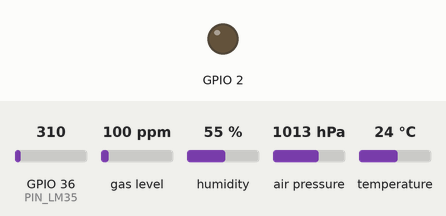
This sketch was run on a simulated ESP32. Shown: output pins drawn as LEDs (lit = HIGH). The inputs (shaded band) are chosen by the test bench; at power-on: GPIO 36 (PIN_LM35) = 310, gas level 100 ppm, humidity 55 %, air pressure 1013 hPa, temperature 24 °C. WiFi joins after 1.5 s; servers stay silent unless stated; uploads are accepted with an empty reply; what the sketch prints to the serial monitor is not drawn.

Above: at 0.0 s.
At 2.6 s:
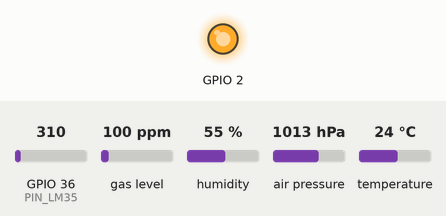
Timing chart, 0 to 4.1 s (numbered marks = the images above):
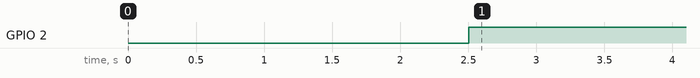

The sketch:

sketch_sep21c__1_.ino
```cpp
#include <WiFi.h>
#include <ArduinoJson.h>
#include <HTTPClient.h>
#include <WiFi.h>  // Utilisation de la librairie WiFi.h

#include <Wire.h>
#include <SPI.h>                                                                                                                                                                                                                                                                                                                                                                                                                                                                                                                                                                                                                                                                                                                                                                                                                                                                                                                                                                                                                                                                                                                                                                                                                                                                                                                                                                                                                                                                                                                                                                       #include <Adafruit_Sensor.h>
#include <Adafruit_BME680.h>
#include <Adafruit_Sensor.h>

#define BME_SCK 22  // Connect "SCL" pin on the BME680 with GPIO 14 on the ESP32
//#define BME_MISO 12 // Connect "SDO" pin on the BME680 with GPIO 12 on the ESP32
#define BME_MOSI 21  // Connect "SDA" pin on the BME680 with GPIO 13 on the ESP32 \
                     // #define BME_CS 15 // Connect "CS" pin on the BME680 with GPIO 15 on the ESP32
#define SEALEVELPRESSURE_HPA (1013.25)
Adafruit_BME680 bme;

const char* ssid = "pocoSteve";      // Mettre votre SSID Wifi
const char* password = "steve1234";  // Mettre votre mot de passe Wifi


#define ADC_VREF_mV 3300.0  // in millivolt
#define ADC_RESOLUTION 4096.0
#define PIN_LM35 36  // ESP32 pin GIOP36 (ADC0) connected to LM35

void setup() {
  Serial.begin(115200);  // Initialisation du moniteur série à 115200
  pinMode(2, OUTPUT);
  delay(1000);

  Serial.println("\n");
  WiFi.begin(ssid, password);                // Initialisation avec WiFi.begin / ssid et password
  Serial.print("Attente de connexion ...");  // Message d'attente de connexion
  while (WiFi.status() != WL_CONNECTED)      // Test connexion

  {

    Serial.print(".");  // Affiche des points .... tant que connexion n'est pas OK

    delay(100);
  }


  Serial.println("\n");
  Serial.println("Connexion etablie !");  // Affiche connexion établie
  Serial.print("Adresse IP: ");
  Serial.println(WiFi.localIP());  // Affiche l'adresse IP de l'ESP32 avec WiFi.localIP("")

  // Init and get the time

  // printf("heure : %s\n", getHour());

  while (!Serial)
    ;
  Serial.println(F("BME680 test"));

  if (!bme.begin()) {
    Serial.println("Could not find a valid BME680 sensor, check wiring!");
    while (1)
      ;
  }

  // Set up oversampling and filter initialization
  bme.setTemperatureOversampling(BME680_OS_8X);
  bme.setHumidityOversampling(BME680_OS_2X);
  bme.setPressureOversampling(BME680_OS_4X);
  bme.setIIRFilterSize(BME680_FILTER_SIZE_3);
  bme.setGasHeater(320, 150);  // 320*C for 150 ms

}

void loop() {
  // read the ADC value from the temperature sensor
  int adcVal = analogRead(PIN_LM35);
  // convert the ADC value to voltage in millivolt
  float milliVolt = adcVal * (ADC_VREF_mV / ADC_RESOLUTION);
  // convert the voltage to the temperature in °C
  float tempC = milliVolt / 10;
  // convert the °C to °F
  float tempF = tempC * 9 / 5 + 32;
  if (tempC > 10) { digitalWrite(2, HIGH); }
  if (tempC < 10) { digitalWrite(2, LOW); }

  //sendDataLm35(tempC);
  if (!bme.performReading()) {
    Serial.println("Failed to perform reading :(");
    return;
  }
  sendDataBm680(bme.temperature,bme.humidity,bme.gas_resistance / 1000.0);
}

void sendDataBm680(float temperature, float humidite,float pression) {
  if ((WiFi.status() == WL_CONNECTED)) {  //Check the current connection status

    HTTPClient http;

    http.begin("192.168.40.161", 8080);  //Specify the URL and certificate
    http.addHeader("Content-Type", "application/json");

    StaticJsonDocument<200> doc;
    StaticJsonDocument<200> bm680;

    // Add values in the document
    //
    doc["temperature"] = temperature;
    doc["humidite"] = humidite;
    doc["pression"] = pression;
    doc["type"] = "bm680";


    bm680["sensor"] = doc;
    String requestBody;
    serializeJson(bm680, requestBody);

    int httpResponseCode = http.POST(requestBody);

    if (httpResponseCode > 0) {

      String response = http.getString();

      Serial.println(httpResponseCode);
      Serial.println(response);

    } else {

      //   Serial.printf("Error occurred while sending HTTP POST: %s\n", http.errorToString(statusCode).c_str());
    }
    //http.end(); //Free the resources
  }

  delay(500);
}


void sendDataLm35(float temperature) {
  if ((WiFi.status() == WL_CONNECTED)) {  //Check the current connection status

    HTTPClient http;

    http.begin("192.168.40.161", 8080);  //Specify the URL and certificate
    http.addHeader("Content-Type", "application/json");

    StaticJsonDocument<200> doc;
    StaticJsonDocument<200> lm35;

    // Add values in the document
    //
    doc["temperature"] = temperature;
    doc["type"] = "lm35";
    lm35["sensor"] = doc;
    String requestBody;
    serializeJson(lm35, requestBody);

    int httpResponseCode = http.POST(requestBody);

    if (httpResponseCode > 0) {

      String response = http.getString();

      Serial.println(httpResponseCode);
      Serial.println(response);

    } else {

      //   Serial.printf("Error occurred while sending HTTP POST: %s\n", http.errorToString(statusCode).c_str());
    }
    //http.end(); //Free the resources
  }

  delay(500);
}
```

Measured:
- by itself, GPIO 2: LOW → HIGH at 2.5 s
